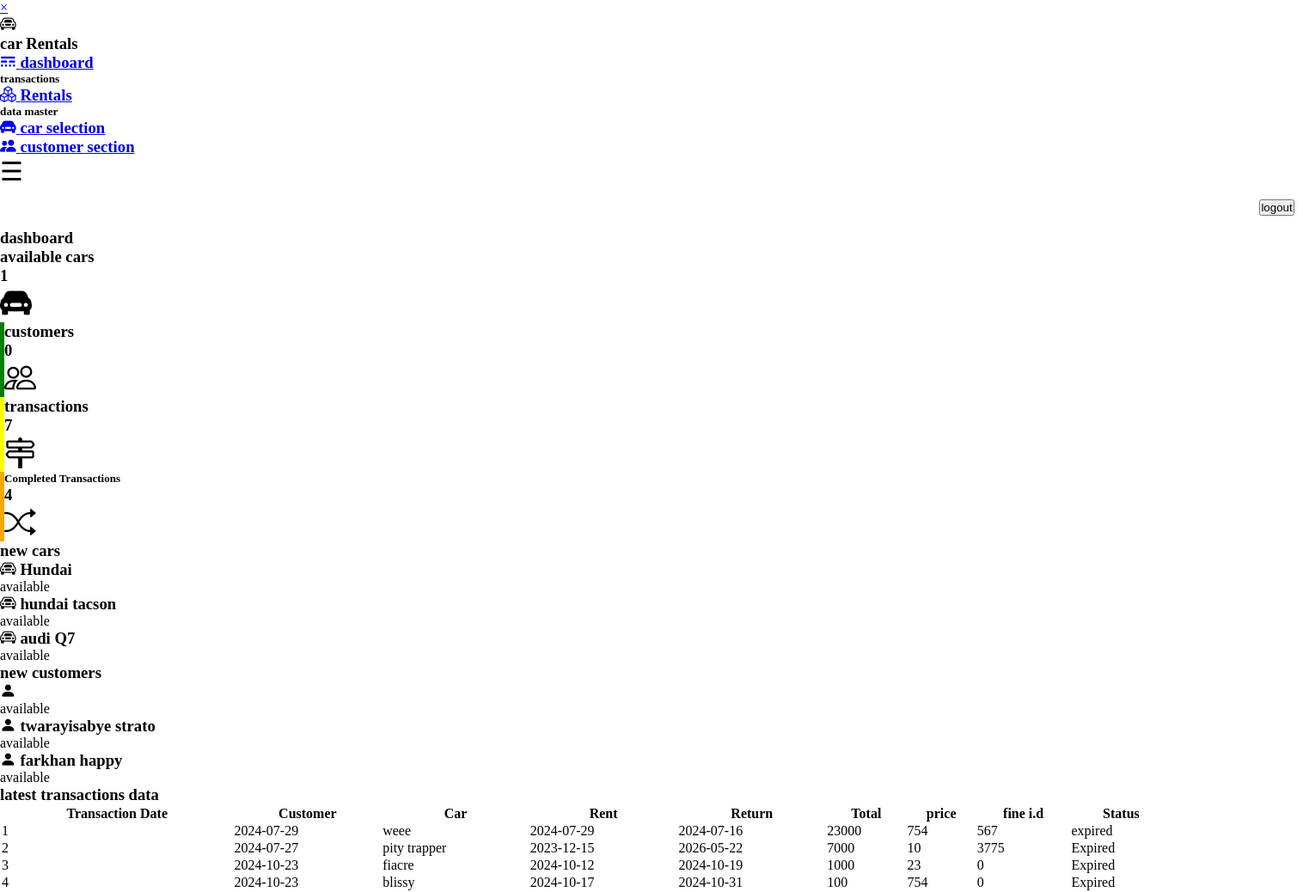
The page /php/dashboard.php (signed in) on the database its author committed.
### tables this page shows
CREATE TABLE `cars` (
  `id` int(70) NOT NULL,
  `car_number` int(70) NOT NULL,
  `car_color` varchar(70) NOT NULL,
  `production_year` date NOT NULL,
  `model` varchar(170) NOT NULL,
  `status` varchar(170) NOT NULL,
  `car_name` varchar(70) NOT NULL
);

CREATE TABLE `complete_transactions` (
  `id` int(70) NOT NULL,
  `transaction_date` date NOT NULL,
  `customer` varchar(70) NOT NULL,
  `date_of_rent` date NOT NULL,
  `date_of_return` date NOT NULL,
  `price` int(70) NOT NULL,
  `fine_per_day` int(70) NOT NULL,
  `penalty` int(70) NOT NULL,
  `status` varchar(70) NOT NULL
);

### php/dashboard.php (the view, shortened to what this page needs)
<?php
include "connection.php";
$sql_customers = "SELECT COUNT(*) AS customers_number FROM customers";
$customers_fetch = mysqli_query($con,$sql_customers);
$customers_fetch_statement = mysqli_fetch_array($customers_fetch);
$data_customer_statement = $customers_fetch_statement['customers_number'];
$sql_cars = "SELECT COUNT(*) AS cars_number FROM cars";
$cars_query = mysqli_query($con,$sql_cars);
$cars_fetch = mysqli_fetch_array($cars_query);
$cars_data = $cars_fetch['cars_number'];
$sql_completed_transaction = "SELECT COUNT(*) AS completed_transactionss FROM complete_transactions";
$completed_query = mysqli_query($con,$sql_completed_transaction);
$completed_fetch = mysqli_fetch_array($completed_query);
$completed_data = $completed_fetch['completed_transactionss'];
$sql_latest_car = "SELECT * FROM cars ORDER BY id DESC LIMIT 1";
$latest_query = mysqli_query($con,$sql_latest_car);
$latest_fetch = mysqli_fetch_array($latest_query);
$latest_data = $latest_fetch['car_name'];
$sql_latest_customer = "SELECT * FROM customers ORDER BY id DESC LIMIT 1";
$latest_customer_query = mysqli_query($con,$sql_latest_customer);
$latest_cutomer_fetch = mysqli_fetch_array($latest_customer_query);
$latest_customer_data = $latest_cutomer_fetch['full_name'];
?>
<!DOCTYPE html>
<html lang="en">
<head>
    <link rel="stylesheet" href="../style.css">
    <link rel="stylesheet" href="../Bootstrap icon/icons/bootstrap-icons.css">
</head>
<body>
<div id="mySidenav" class="sidenav">
  <a href="javascript:void(0)" class="closebtn" onclick="closeNav()">&times;</a>
  <div class="title">
    <h3 class="bi bi-car-front"></h3>
    <h3>car Rentals</h3>
  </div>
  <div class="actions">
  <h3><a href="dashboard.php" class="bi bi-border-style"> dashboard</a></h3>
  <div class="transactions">
  <h5 class="bi bi-car">transactions</h5>
  <h3><a href="transaction_data.php" class="bi bi-boxes"> Rentals</a></h3>
  </div>
  <div class="data-master">
  <h5>data master</h5>
  <h3><a href="car_details.php" class="bi bi-car-front-fill"> car selection</a></h3>
  <h3><a href="customer_details.php" class="bi bi-people-fill"> customer section</a></h3>
  </div>
  </div>
</div>
<span style="font-size:30px;cursor:pointer" onclick="openNav()" class="showNav">&#9776;</span>
<nav>
    <form action="logout.php" method="POST">
    <button type="submit" style="margin-left:181.3vh"; >logout</button>
    </form>
</nav>
<div class="dash-info">
    <h3 class="text-1">dashboard</h3>
    <div class="cards">
    <div class="card">
        <div class="numbers">
        <h3>available cars</h3>
        <h3 class=""><?php echo $cars_data;?></h3>
        </div>
        <h3 class="bi bi-car-front-fill" style="font-size:37px;"></h3>
    </div>
    <div class="card" style="border-left: 5px solid green;">
        <div class="numbers">
        <h3>customers</h3>
        <h3 class=""><?php echo $data_customer_statement;?></h3>
        </div>
        <h3 class="bi bi-people" style="font-size:37px;"></h3>
    </div>
    <div class="card" style="border-left: 5px solid yellow;">
        <div class="numbers">
        <h3>transactions</h3>
        <h3 class="">7</h3>
        </div>
        <h3 class="bi bi-signpost-2 " style="font-size:37px;"></h3>
    </div>
    <div class="card" style="border-left: 5px solid orange;">
        <div class="numbers">
        <h3 style="font-size:13px">Completed Transactions</h3>
        <h3 class=""><?php echo $completed_data; ?></h3>
        </div>
        <h3 class="bi bi-shuffle " style="font-size:37px;"></h3>
    </div>
    </div>
    <div class="news">
    <div class="new">
        <h3 class="text-3">new cars</h3>
        <div class="one">
            <h3 class="text-4 bi bi-car-front"> <?php echo $latest_data; ?></h3>
            <p class="but">available</p>
        </div>
        <div class="one">
            <h3 class="text-4 bi bi-car-front"> hundai tacson</h3>
            <p class="but">available</p>
        </div>
        <div class="one">
            <h3 class="text-4 bi bi-car-front"> audi Q7</h3>
            <p class="but">available</p>
        </div>
    </div>
    <div class="new">
        <h3 class="text-3">new customers</h3>
        <div class="one">
            <h3 class="text-4 bi bi-person-fill"> <?php echo $latest_customer_data; ?></h3>
            <p class="but">available</p>
        </div>
        <div class="one">
            <h3 class="text-4 bi bi-person-fill"> twarayisabye strato</h3>
            <p class="but">available</p>
        </div>
        <div class="one">
            <h3 class="text-4 bi bi-person-fill"> farkhan happy</h3>
            <p class="but">available</p>
        </div>
    </div>
    </div>
    <div class="history">
        <h3 class="text-5">latest transactions data</h3>
  <table style="width:90%;">
  <tr>
    <th>Transaction Date</th>
    <th>Customer</th>
    <th>Car</th>
    <th>Rent</th>
    <th>Return</th>
    <th>Total</th>
    <th>price</th>
    <th>fine i.d</th>
    <th>Status</th>
  </tr>
  <?php
  $count=1;
  $sql = 'SELECT * FROM complete_transactions';
  $fetch = mysqli_query($con,$sql);
  if(mysqli_num_rows($fetch)){
    while($row= mysqli_fetch_array($fetch)){
  ?>
   <tr>
    <td><?php echo $count++; ?></td>
    <td><?php echo $row['transaction_date']; ?></td>
    <td><?php echo $row['customer']; ?></td>
    <td><?php echo $row['date_of_rent']; ?></td>
    <td><?php echo $row['date_of_return']; ?></td>
    <td><?php echo $row['price']; ?></td>
    <td><?php echo $row['fine_per_day']; ?></td>
    <td><?php echo $row['penalty']; ?></td>
    <td><?php echo $row['status']; ?></td>
   </tr>
  <?php
  }
}
  ?>
</table>
</div>
</div>
</body>
</html>

### style.css (style rules this page uses)
* { margin: 0px; padding: 0px; box-sizing: border-box; }
nav { display: flex; justify-content: space-between; margin: 15px; }

### rows shown on the page
cars: car_name "Hundai"
complete_transactions: transaction_date "2024-07-29", customer "weee", date_of_rent "2024-07-29", date_of_return "2024-07-16", price "23000", fine_per_day "754", penalty "567", status "expired"
complete_transactions: transaction_date "2024-07-27", customer "pity trapper", date_of_rent "2023-12-15", date_of_return "2026-05-22", price "7000", fine_per_day "10", penalty "3775", status "Expired"
complete_transactions: transaction_date "2024-10-23", customer "fiacre", date_of_rent "2024-10-12", date_of_return "2024-10-19", price "1000", fine_per_day "23", penalty "0", status "Expired"
complete_transactions: transaction_date "2024-10-23", customer "blissy", date_of_rent "2024-10-17", date_of_return "2024-10-31", price "100", fine_per_day "754", penalty "0", status "Expired"

### other values the page prints
$cars_data "1"
$data_customer_statement "0"
$completed_data "4"
